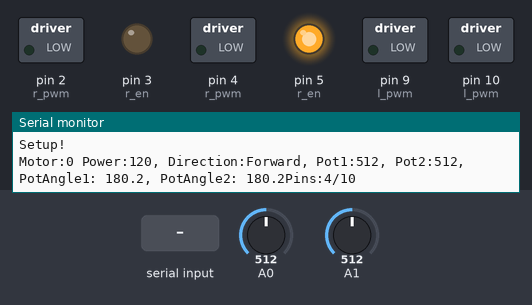
A sketch run on a simulated Arduino Uno, built with avr-gcc and run on an emulated ATmega328P. Shown: switched loads named in the sketch (green lamp = pin HIGH), output pins drawn as LEDs (lit = HIGH), the last lines printed to the serial monitor. The inputs (shaded band) are chosen by the test bench; at power-on: A0 = 512, A1 = 512.

Above: at 4.2 s.
4.3 s: "a\n" received over Serial
At 7.3 s:
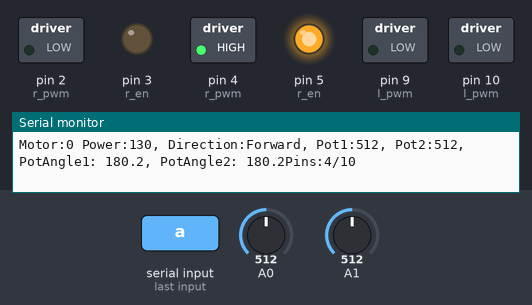
7.6 s: byte 100 ('d') received over Serial
At 10.0 s:
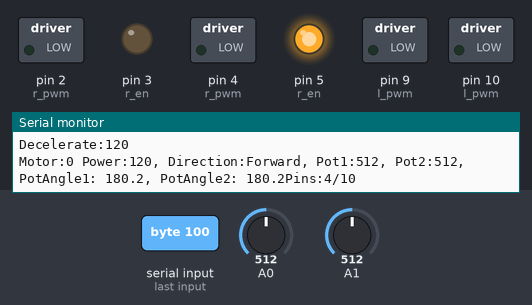
10.7 s: byte 97 ('a') received over Serial
At 14.6 s:
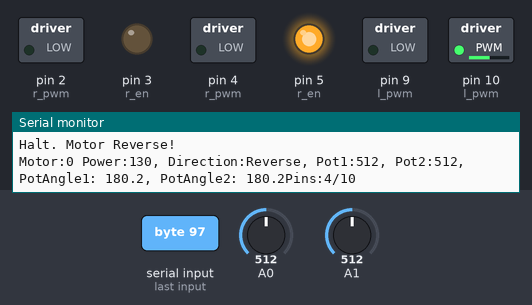
14.9 s: "d\n" received over Serial
At 25.3 s:
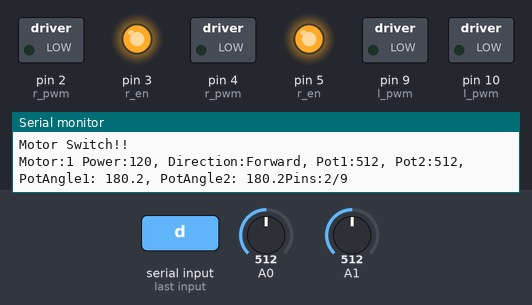
Timing chart, 0 to 35.8 s (numbered marks = the images above; inputs shaded):
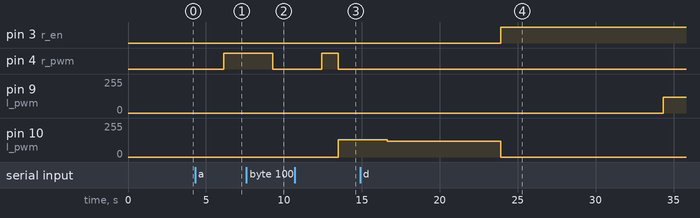

The sketch:

motor_test.ino
```cpp
int r_pwm, l_pwm, r_en, l_en; // pin numbers for power and enable pins

int power = 120;
int power_max = 180;
int power_min = 50;
int direction = 0;  // 0 = forward, 1 = reverse
int factor = 1;  // 1 = increase power, -1 = decrease power
int loopcount = 0;

int pot1Value = 0;  // raw Value from potentiometer on A0
int pot2Value = 0;  // raw Value from potentiometer on A1
float pot1Angle = 0.0;  // converted to 0-360 angle
float pot2Angle = 0.0;
int currentMotor = 0;

void setMotor(int m)
{
  analogWrite(r_pwm, 0);   // shut down existing movement
  analogWrite(l_pwm, 0);
  if (m==0) // left motor
    {
    // pins
    r_pwm = 4;
    l_pwm = 10;
    r_en = 5;  // Enable pin for both directions
    l_en = 5;  // Same as above, considering they're wired as one
    }
  else  // right motor
    {
    // pins
    r_pwm = 2;
    l_pwm = 9;
    r_en = 3;  // Enable pin for both directions
    l_en = 3;  // Same as above, considering they're wired as one
    }
  pinMode(r_en, OUTPUT);
  pinMode(l_en, OUTPUT);
  pinMode(r_pwm, OUTPUT);
  pinMode(l_pwm, OUTPUT);
  digitalWrite(r_en, HIGH);
  digitalWrite(l_en, HIGH);
}

void setup()
{
  Serial.begin(9600);  // Initialize serial communication
  Serial.println("Setup!");
  setMotor(0);
  delay(3000);
}

void loop()
{
    // Check if data is available to read
    if (Serial.available() > 0)
    {
      char incomingByte = Serial.read();  // Read the incoming byte:
      if (incomingByte == 'a')
        {
          if (power < power_max)
            power += 10;
          Serial.println("Accelerate: " + String(power));
        }
      else if (incomingByte == 'd')
        {
          if (power > power_min)  // 50 will be minimum
            power -= 10;
          Serial.println("Decelerate:" + String(power));
        }
    }

    delay(1000);
    pot1Value = analogRead(A0);
    pot2Value = analogRead(A1);
    pot1Angle = (pot1Value / 1023.0) * 360.0;
    pot2Angle = (pot2Value / 1023.0) * 360.0;
    Serial.println("Motor:" + String(currentMotor) + " Power:" + String(power) + ", Direction:" + (direction == 0 ? "Forward" : "Reverse") + ", Pot1:" + String(pot1Value) + ", Pot2:" + String(pot2Value) + ", PotAngle1: " + String(pot1Angle, 1) + ", PotAngle2: " + String(pot2Angle, 1) + "Pins:" + String(r_pwm) + "/" + String(l_pwm));
    loopcount++;

    // Conditions for changing direction or adjusting power
    if (loopcount == 20) // both directions completed. switch motors
      {
        Serial.println("Motor Switch!!");
        currentMotor ^= 1;  // swaps between 0 & 1
        setMotor(currentMotor);
        loopcount = 0;
        direction = 0;
      }

    if (loopcount == 10)
      {
      Serial.println("Halt. Motor Reverse!");
      direction = !direction;  // Change direction
      }

    // Apply power and direction adjustments
    if (direction == 0)
      {  // Forward
        analogWrite(l_pwm, 0);  // Ensure the other direction is off
        analogWrite(r_pwm, power);
      }
    else
      {  // Reverse
        analogWrite(r_pwm, 0);  // Ensure the other direction is off
        analogWrite(l_pwm, power);
      }
}
```

Measured:
- after the input at 4.3 s, pin 4 (r_pwm): LOW → HIGH after 1.8 s
- after the input at 7.6 s, pin 4 (r_pwm): HIGH → LOW after 1.7 s
- after the input at 10.7 s, pin 4 (r_pwm): LOW → HIGH after 1.7 s, → LOW 1.1 s later; pin 10 (l_pwm): 0/255 → 130/255 after 2.8 s
- after the input at 14.9 s, pin 2 (r_pwm): stays LOW (without the input it goes to HIGH after 9.0 s); pin 9 (l_pwm): 0/255 → 120/255 after 19.5 s; pin 10 (l_pwm): 130/255 → 120/255 after 1.7 s, → 0/255 7.3 s later
